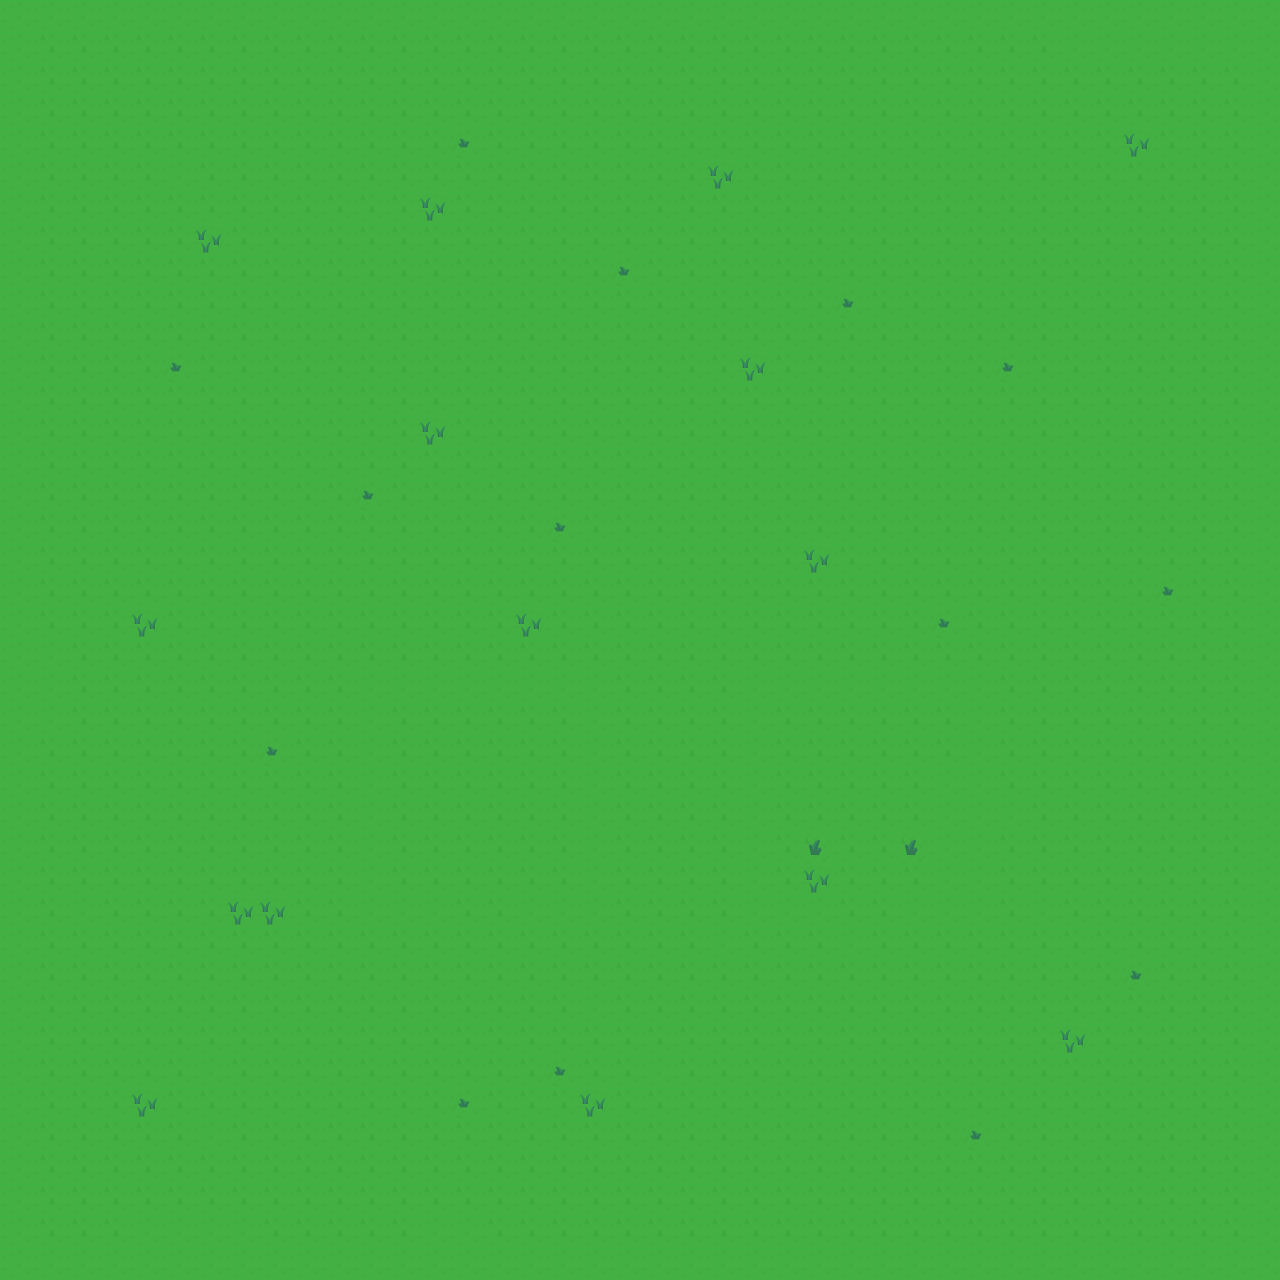

Tiled map render using the project's own tile images. Description and the map definition, with tile-layer contents summarised, below:
An orthogonal 40x40 tile map with 32x32 px tiles, 1 tile layer (Tile Layer 1), 2 tilesets and 76 objects.

<map version="1.8" tiledversion="1.8.4" orientation="orthogonal" renderorder="right-down" width="40" height="40" tilewidth="32" tileheight="32" infinite="0" nextlayerid="3" nextobjectid="175">
 <tileset firstgid="1" name="adventure-tiles" tilewidth="32" tileheight="32" tilecount="40" columns="10">
  <image source="adventure-tiles.png" width="320" height="128" />
 </tileset>
 <tileset firstgid="41" name="object-tiles" tilewidth="32" tileheight="32" tilecount="8" columns="8">
  <image source="object-tiles.png" width="256" height="32" />
  <tile id="0">
   <properties>
    <property name="name" value="Bush" />
   </properties>
  </tile>
  <tile id="1">
   <properties>
    <property name="name" value="Rock" />
   </properties>
  </tile>
  <tile id="2">
   <properties>
    <property name="name" value="Coin" />
   </properties>
  </tile>
  <tile id="3">
   <properties>
    <property name="name" value="Treasure" />
   </properties>
  </tile>
  <tile id="4">
   <properties>
    <property name="name" value="Flyer" />
   </properties>
  </tile>
  <tile id="5">
   <properties>
    <property name="id" value="default" />
    <property name="name" value="NPC" />
    <property name="text" value="Hello, world!" />
   </properties>
  </tile>
  <tile id="6">
   <properties>
    <property name="name" value="ShopHeart" />
   </properties>
  </tile>
  <tile id="7">
   <properties>
    <property name="name" value="ShopArrow" />
   </properties>
  </tile>
 </tileset>
 <layer id="1" name="Tile Layer 1" width="40" height="40">
  <data>[1600 cells, 1600 non-empty, 7 distinct tile ids]</data>
 </layer>
 <objectgroup id="2" name="Object Layer 1">
  <object id="6" x="32" y="1213.33" width="32" height="32">
   <properties>
    <property name="name" value="start" />
   </properties>
  </object>
  <object id="24" gid="47" x="909.333" y="658.667" width="32" height="32" />
  <object id="25" gid="48" x="1049.33" y="630.667" width="32" height="32" />
  <object id="30" gid="44" x="179.334" y="1024" width="32" height="32" />
  <object id="40" gid="42" x="61.3333" y="994.667" width="32" height="32" />
  <object id="43" gid="42" x="637.333" y="958.667" width="32" height="32" />
  <object id="45" gid="42" x="198.667" y="812" width="32" height="32" />
  <object id="56" gid="41" x="1056" y="800" width="32" height="32" />
  <object id="57" gid="41" x="992" y="1248" width="32" height="32" />
  <object id="71" gid="41" x="576" y="672" width="32" height="32" />
  <object id="72" gid="41" x="608" y="672" width="32" height="32" />
  <object id="73" gid="41" x="672" y="640" width="32" height="32" />
  <object id="74" gid="41" x="704" y="672" width="32" height="32" />
  <object id="88" gid="45" x="480" y="640" width="32" height="32" />
  <object id="89" gid="45" x="532" y="993.333" width="32" height="32" />
  <object id="90" gid="45" x="1088" y="928" width="32" height="32" />
  <object id="92" gid="43" x="932" y="445.333" width="32" height="32" />
  <object id="94" gid="42" x="544" y="416" width="32" height="32" />
  <object id="95" gid="42" x="288" y="544" width="32" height="32" />
  <object id="96" gid="42" x="128" y="384" width="32" height="32" />
  <object id="97" gid="42" x="1152" y="384" width="32" height="32" />
  <object id="98" gid="42" x="1024" y="448" width="32" height="32" />
  <object id="99" gid="42" x="61.3333" y="961.333" width="32" height="32" />
  <object id="100" gid="41" x="832" y="416" width="32" height="32" />
  <object id="101" gid="41" x="608" y="576" width="32" height="32" />
  <object id="102" gid="41" x="352" y="416" width="32" height="32" />
  <object id="103" gid="41" x="96" y="512" width="32" height="32" />
  <object id="104" gid="41" x="1184" y="960" width="32" height="32" />
  <object id="110" gid="45" x="1152" y="256" width="32" height="32" />
  <object id="111" gid="45" x="800" y="640" width="32" height="32" />
  <object id="112" gid="45" x="448" y="256" width="32" height="32" />
  <object id="113" gid="45" x="160" y="256" width="32" height="32" />
  <object id="114" gid="45" x="928" y="160" width="32" height="32" />
  <object id="119" gid="45" x="1120" y="1216" width="32" height="32" />
  <object id="120" gid="41" x="640" y="640" width="32" height="32" />
  <object id="121" gid="41" x="608" y="640" width="32" height="32" />
  <object id="122" gid="41" x="704" y="640" width="32" height="32" />
  <object id="123" gid="41" x="736" y="672" width="32" height="32" />
  <object id="131" gid="42" x="58.6667" y="1026.67" width="32" height="32" />
  <object id="132" gid="42" x="62.6667" y="1057.33" width="32" height="32" />
  <object id="133" gid="42" x="640" y="928" width="32" height="32" />
  <object id="134" gid="42" x="641.333" y="1049.33" width="32" height="32" />
  <object id="135" gid="42" x="640" y="1020" width="32" height="32" />
  <object id="136" gid="42" x="638.667" y="986.667" width="32" height="32" />
  <object id="137" gid="42" x="62.6667" y="933.333" width="32" height="32" />
  <object id="138" gid="42" x="168" y="812" width="32" height="32" />
  <object id="139" gid="42" x="293.333" y="810.667" width="32" height="32" />
  <object id="140" gid="42" x="261.333" y="810.667" width="32" height="32" />
  <object id="141" gid="42" x="229.333" y="812" width="32" height="32" />
  <object id="142" gid="42" x="326.667" y="810.667" width="32" height="32" />
  <object id="143" gid="42" x="358.667" y="812" width="32" height="32" />
  <object id="144" gid="42" x="421.333" y="809.333" width="32" height="32" />
  <object id="145" gid="42" x="389.333" y="810.667" width="32" height="32" />
  <object id="146" gid="42" x="133.333" y="813.333" width="32" height="32" />
  <object id="148" gid="42" x="452.667" y="813.334" width="32" height="32" />
  <object id="149" gid="42" x="484.667" y="814.667" width="32" height="32" />
  <object id="150" gid="42" x="547.333" y="812" width="32" height="32" />
  <object id="151" gid="42" x="515.333" y="813.334" width="32" height="32" />
  <object id="152" gid="42" x="204.415" y="1218.69" width="31.713" height="31.713" />
  <object id="153" gid="42" x="174.023" y="1218.69" width="31.713" height="31.713" />
  <object id="154" gid="42" x="298.232" y="1217.37" width="31.713" height="31.713" />
  <object id="155" gid="42" x="266.519" y="1217.37" width="31.713" height="31.713" />
  <object id="156" gid="42" x="234.806" y="1218.69" width="31.713" height="31.713" />
  <object id="157" gid="42" x="331.267" y="1217.37" width="31.713" height="31.713" />
  <object id="158" gid="42" x="362.98" y="1218.69" width="31.713" height="31.713" />
  <object id="159" gid="42" x="425.084" y="1216.05" width="31.713" height="31.713" />
  <object id="160" gid="42" x="393.371" y="1217.37" width="31.713" height="31.713" />
  <object id="161" gid="42" x="139.667" y="1220.01" width="31.713" height="31.713" />
  <object id="162" gid="42" x="456.137" y="1220.01" width="31.713" height="31.713" />
  <object id="163" gid="42" x="487.85" y="1221.33" width="31.713" height="31.713" />
  <object id="164" gid="42" x="547.287" y="1220.02" width="31.713" height="31.713" />
  <object id="165" gid="42" x="518.241" y="1220.01" width="31.713" height="31.713" />
  <object id="171" gid="42" x="382.667" y="966" width="32" height="32" />
  <object id="172" gid="42" x="352" y="966" width="32" height="32" />
  <object id="173" gid="42" x="413.333" y="966" width="32" height="32" />
  <object id="174" gid="42" x="317.333" y="967.333" width="32" height="32" />
 </objectgroup>
</map>
